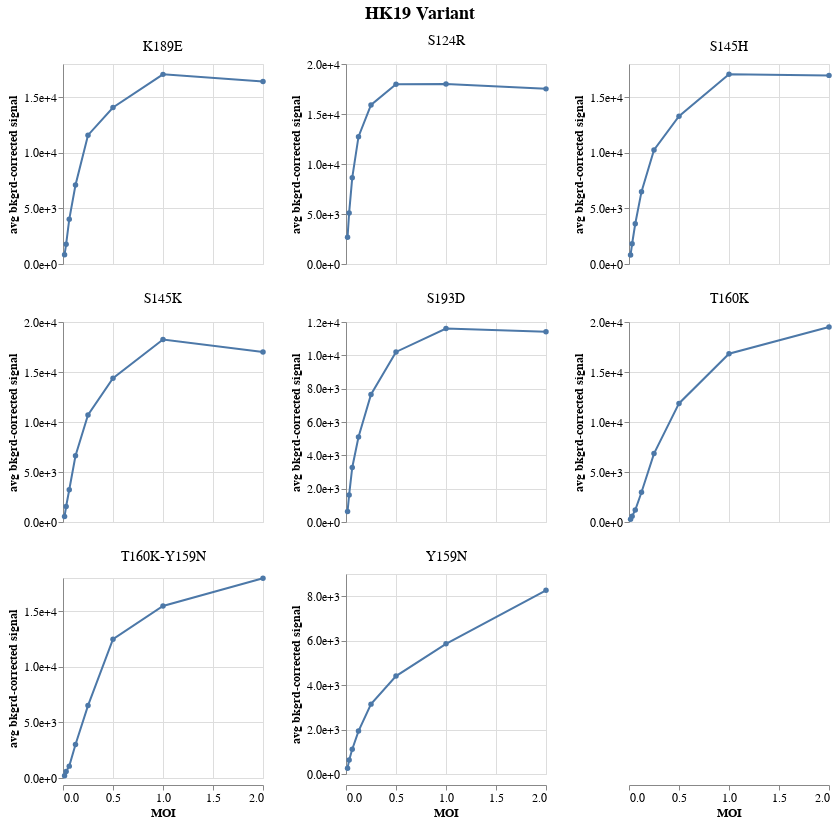

Notebook source saved alongside this figure:
### Code cell
data = pd.read_csv('230921_moi-test_tidy.csv')

moi_curves = (
    alt.Chart(data)
    .encode(
        x=alt.X('MOI', 
                title='MOI',
                # scale=alt.Scale(domain=[0, 0.6], clamp=True),
               ),
        y=alt.Y(
            'avg',
            
            title='avg bkgrd-corrected signal',
            axis=alt.Axis(format=".1e"),
            # scale=alt.Scale(domain=[0, 1]),
        ),
        tooltip=['MOI'],
        facet=alt.Facet('Variant:N', 
                        title='HK19 Variant',
                        columns=3,
                        header=alt.Header(
                            labelFontSize=14,
                            titleFontSize=18
                        )
                       )
    )
    .mark_line(point=True)
    .properties(width=200, height=200)
    .resolve_scale(y='independent')
    .configure_axis(
        titleFontSize=12,
        labelFontSize=12
    )
)

moi_curves


# moi_curves.save(
#     '230921_moi-test.png',
#     scale_factor=2.0
# )

### Figure 1 — Vega-Lite specification as saved in the notebook (floating-point values rounded to 4 significant figures)
{"config": {"view": {"continuousWidth": 300, "continuousHeight": 300}, "axis": {"labelFontSize": 12, "titleFontSize": 12}}, "data": {"name": "data-10d8eb54ad7b5cca48579c8ed39620ab"}, "mark": {"type": "line", "point": true}, "encoding": {"facet": {"columns": 3, "field": "Variant", "header": {"labelFontSize": 14, "titleFontSize": 18}, "title": "HK19 Variant", "type": "nominal"}, "tooltip": [{"field": "MOI", "type": "quantitative"}], "x": {"field": "MOI", "title": "MOI", "type": "quantitative"}, "y": {"axis": {"format": ".1e"}, "field": "avg", "title": "avg bkgrd-corrected signal", "type": "quantitative"}}, "height": 200, "resolve": {"scale": {"y": "independent"}}, "width": 200, "$schema": "https://vega.github.io/schema/vega-lite/v5.8.0.json", "datasets": {"data-10d8eb54ad7b5cca48579c8ed39620ab": [{"Variant": "S124R", "IP/well": 80000, "MOI": 2.0, "rep1": 17574, "rep2": 17452, "avg": 17510.0}, {"Variant": "S124R", "IP/well": 40000, "MOI": 1.0, "rep1": 18006, "rep2": 18007, "avg": 18010.0}, {"Variant": "S124R", "IP/well": 20000, "MOI": 0.5, "rep1": 19290, "rep2": 16673, "avg": 17980.0}, {"Variant": "S124R", "IP/well": 10000, "MOI": 0.25, "rep1": 16939, "rep2": 14883, "avg": 15910.0}, {"Variant": "S124R", "IP/well": 5000, "MOI": 0.125, "rep1": 13084, "rep2": 12382, "avg": 12730.0}, {"Variant": "S124R", "IP/well": 2500, "MOI": 0.0625, "rep1": 8880, "rep2": 8380, "avg": 8630.0}, {"Variant": "S124R", "IP/well": 1250, "MOI": 0.03125, "rep1": 5172, "rep2": 5042, "avg": 5107.0}, {"Variant": "S124R", "IP/well": 625, "MOI": 0.01562, "rep1": 2563, "rep2": 2803, "avg": 2683.0}, {"Variant": "Y159N", "IP/well": 80000, "MOI": 2.0, "rep1": 8556, "rep2": 7974, "avg": 8265.0}, {"Variant": "Y159N", "IP/well": 40000, "MOI": 1.0, "rep1": 5670, "rep2": 6044, "avg": 5857.0}, {"Variant": "Y159N", "IP/well": 20000, "MOI": 0.5, "rep1": 4258, "rep2": 4554, "avg": 4406.0}, {"Variant": "Y159N", "IP/well": 10000, "MOI": 0.25, "rep1": 3169, "rep2": 3119, "avg": 3144.0}, {"Variant": "Y159N", "IP/well": 5000, "MOI": 0.125, "rep1": 1847, "rep2": 2014, "avg": 1930.0}, {"Variant": "Y159N", "IP/well": 2500, "MOI": 0.0625, "rep1": 955, "rep2": 1278, "avg": 1116.0}, {"Variant": "Y159N", "IP/well": 1250, "MOI": 0.03125, "rep1": 572, "rep2": 678, "avg": 625.0}, {"Variant": "Y159N", "IP/well": 625, "MOI": 0.01562, "rep1": 192, "rep2": 333, "avg": 262.5}, {"Variant": "T160K", "IP/well": 80000, "MOI": 2.0, "rep1": 22233, "rep2": 16784, "avg": 19510.0}, {"Variant": "T160K", "IP/well": 40000, "MOI": 1.0, "rep1": 18451, "rep2": 15202, "avg": 16830.0}, {"Variant": "T160K", "IP/well": 20000, "MOI": 0.5, "rep1": 12576, "rep2": 11140, "avg": 11860.0}, {"Variant": "T160K", "IP/well": 10000, "MOI": 0.25, "rep1": 6940, "rep2": 6743, "avg": 6842.0}, {"Variant": "T160K", "IP/well": 5000, "MOI": 0.125, "rep1": 2915, "rep2": 3043, "avg": 2979.0}, {"Variant": "T160K", "IP/well": 2500, "MOI": 0.0625, "rep1": 1217, "rep2": 1172, "avg": 1194.0}, {"Variant": "T160K", "IP/well": 1250, "MOI": 0.03125, "rep1": 460, "rep2": 710, "avg": 585.0}, {"Variant": "T160K", "IP/well": 625, "MOI": 0.01562, "rep1": 258, "rep2": 308, "avg": 283.0}, {"Variant": "T160K-Y159N", "IP/well": 80000, "MOI": 2.0, "rep1": 13098, "rep2": 22867, "avg": 17980.0}, {"Variant": "T160K-Y159N", "IP/well": 40000, "MOI": 1.0, "rep1": 12371, "rep2": 18601, "avg": 15490.0}, {"Variant": "T160K-Y159N", "IP/well": 20000, "MOI": 0.5, "rep1": 11084, "rep2": 13897, "avg": 12490.0}, {"Variant": "T160K-Y159N", "IP/well": 10000, "MOI": 0.25, "rep1": 5941, "rep2": 7091, "avg": 6516.0}, {"Variant": "T160K-Y159N", "IP/well": 5000, "MOI": 0.125, "rep1": 2925, "rep2": 3113, "avg": 3019.0}, {"Variant": "T160K-Y159N", "IP/well": 2500, "MOI": 0.0625, "rep1": 1079, "rep2": 1057, "avg": 1068.0}, {"Variant": "T160K-Y159N", "IP/well": 1250, "MOI": 0.03125, "rep1": 604, "rep2": 575, "avg": 589.5}, {"Variant": "T160K-Y159N", "IP/well": 625, "MOI": 0.01562, "rep1": 107, "rep2": 295, "avg": 201.0}, {"Variant": "K189E", "IP/well": 80000, "MOI": 2.0, "rep1": 18029, "rep2": 14815, "avg": 16420.0}, {"Variant": "K189E", "IP/well": 40000, "MOI": 1.0, "rep1": 19086, "rep2": 15047, "avg": 17070.0}, {"Variant": "K189E", "IP/well": 20000, "MOI": 0.5, "rep1": 16088, "rep2": 12080, "avg": 14080.0}, {"Variant": "K189E", "IP/well": 10000, "MOI": 0.25, "rep1": 12711, "rep2": 10478, "avg": 11590.0}, {"Variant": "K189E", "IP/well": 5000, "MOI": 0.125, "rep1": 7101, "rep2": 7114, "avg": 7108.0}, {"Variant": "K189E", "IP/well": 2500, "MOI": 0.0625, "rep1": 4058, "rep2": 3986, "avg": 4022.0}, {"Variant": "K189E", "IP/well": 1250, "MOI": 0.03125, "rep1": 1638, "rep2": 1900, "avg": 1769.0}, {"Variant": "K189E", "IP/well": 625, "MOI": 0.01562, "rep1": 831, "rep2": 849, "avg": 840.0}, {"Variant": "S193D", "IP/well": 80000, "MOI": 2.0, "rep1": 12455, "rep2": 10362, "avg": 11410.0}, {"Variant": "S193D", "IP/well": 40000, "MOI": 1.0, "rep1": 11615, "rep2": 11601, "avg": 11610.0}, {"Variant": "S193D", "IP/well": 20000, "MOI": 0.5, "rep1": 10069, "rep2": 10339, "avg": 10200.0}, {"Variant": "S193D", "IP/well": 10000, "MOI": 0.25, "rep1": 7566, "rep2": 7746, "avg": 7656.0}, {"Variant": "S193D", "IP/well": 5000, "MOI": 0.125, "rep1": 5034, "rep2": 5168, "avg": 5101.0}, {"Variant": "S193D", "IP/well": 2500, "MOI": 0.0625, "rep1": 3017, "rep2": 3523, "avg": 3270.0}, {"Variant": "S193D", "IP/well": 1250, "MOI": 0.03125, "rep1": 1641, "rep2": 1610, "avg": 1626.0}, {"Variant": "S193D", "IP/well": 625, "MOI": 0.01562, "rep1": 516, "rep2": 750, "avg": 633.0}, {"Variant": "S145H", "IP/well": 80000, "MOI": 2.0, "rep1": 19145, "rep2": 14806, "avg": 16980.0}, {"Variant": "S145H", "IP/well": 40000, "MOI": 1.0, "rep1": 18265, "rep2": 15881, "avg": 17070.0}, {"Variant": "S145H", "IP/well": 20000, "MOI": 0.5, "rep1": 14024, "rep2": 12588, "avg": 13310.0}, {"Variant": "S145H", "IP/well": 10000, "MOI": 0.25, "rep1": 10909, "rep2": 9622, "avg": 10270.0}, {"Variant": "S145H", "IP/well": 5000, "MOI": 0.125, "rep1": 6900, "rep2": 6120, "avg": 6510.0}, {"Variant": "S145H", "IP/well": 2500, "MOI": 0.0625, "rep1": 3816, "rep2": 3429, "avg": 3622.0}, {"Variant": "S145H", "IP/well": 1250, "MOI": 0.03125, "rep1": 1915, "rep2": 1729, "avg": 1822.0}, {"Variant": "S145H", "IP/well": 625, "MOI": 0.01562, "rep1": 923, "rep2": 708, "avg": 815.5}, {"Variant": "S145K", "IP/well": 80000, "MOI": 2.0, "rep1": 19018, "rep2": 14975, "avg": 17000.0}, {"Variant": "S145K", "IP/well": 40000, "MOI": 1.0, "rep1": 18757, "rep2": 17734, "avg": 18250.0}, {"Variant": "S145K", "IP/well": 20000, "MOI": 0.5, "rep1": 14060, "rep2": 14680, "avg": 14370.0}, {"Variant": "S145K", "IP/well": 10000, "MOI": 0.25, "rep1": 11014, "rep2": 10391, "avg": 10700.0}, {"Variant": "S145K", "IP/well": 5000, "MOI": 0.125, "rep1": 6871, "rep2": 6386, "avg": 6628.0}, {"Variant": "S145K", "IP/well": 2500, "MOI": 0.0625, "rep1": 3184, "rep2": 3261, "avg": 3222.0}, {"Variant": "S145K", "IP/well": 1250, "MOI": 0.03125, "rep1": 1570, "rep2": 1524, "avg": 1547.0}, {"Variant": "S145K", "IP/well": 625, "MOI": 0.01562, "rep1": 553, "rep2": 564, "avg": 558.5}]}}
